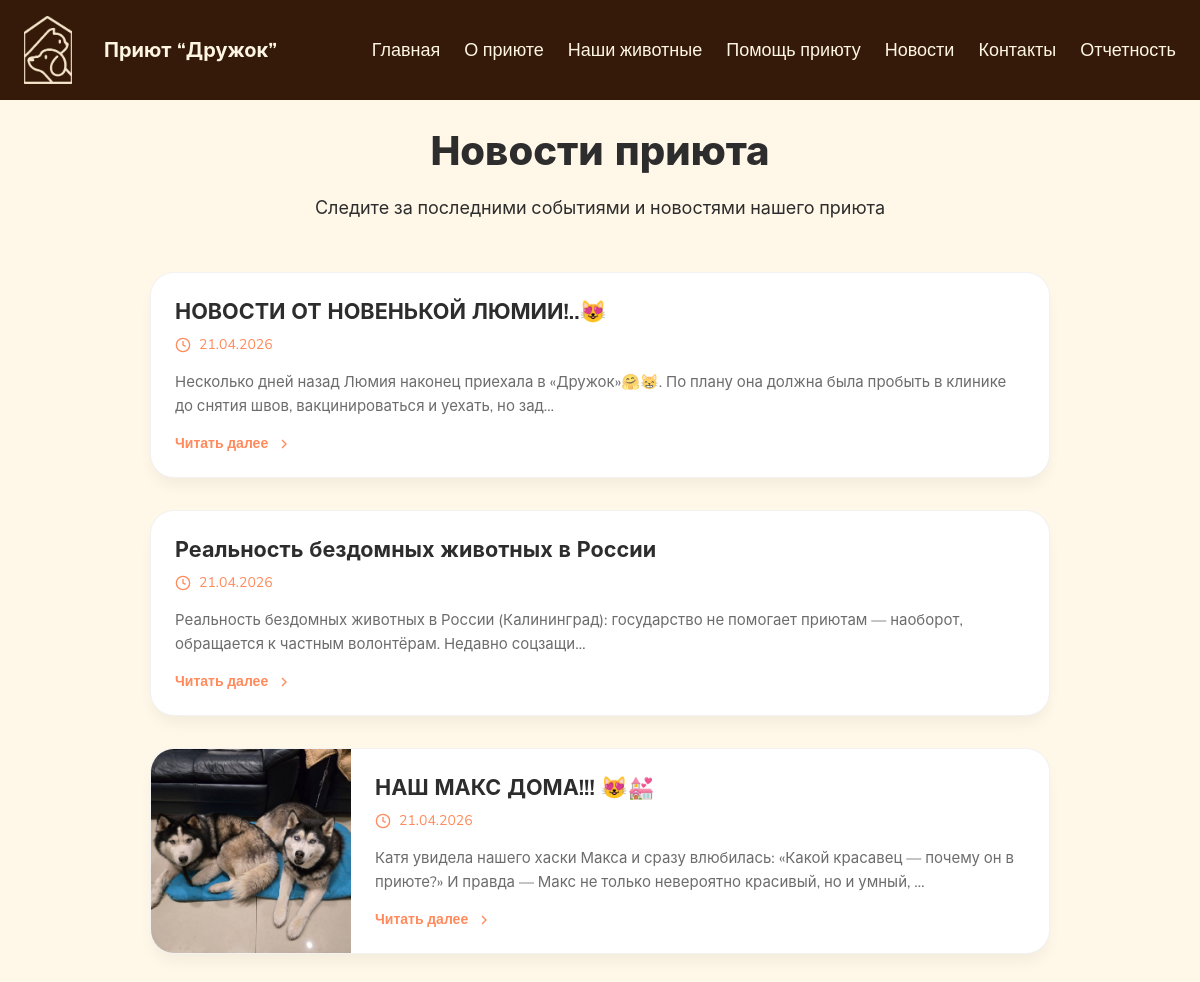
Page /news/ on the committed database.
### main/models.py (models this page shows, shortened)
class News(models.Model):
    title = models.CharField('Заголовок', max_length=200)
    text = models.TextField('Текст новости')
    date = models.DateTimeField('Дата публикации', auto_now_add=True)
    image = models.CharField('Фото', max_length=500, blank=True, null=True)
    is_published = models.BooleanField('Опубликовано', default=True)
    class Meta:
        verbose_name = 'Новость'
        verbose_name_plural = 'Новости'
        ordering = ['-date']  # Сначала новые

### main/views.py (the view)
# urls.py: path('news/', views.news_page),
def news_page(request):
    news_list = News.objects.filter(is_published=True).order_by('-date')
    return render(request, "main/news.html", {'news_list': news_list})

### main/templates/main/news.html (shortened to what this page needs)
{% load static %}
<!DOCTYPE html>
<html lang="ru">
<head>
    <link rel="stylesheet" href="{% static 'main/css/main.css' %}">
</head>
<body>
    <div class="menu">
        <div class="menu-container">
            <div class="menu_logo"></div>
            <span class="nazvanie">Приют “Дружок”</span>
            <div class="menu-buttons">
                <button class="menu_glav" onclick="window.location.href='/'">Главная</button>
                <button class="menu_history" onclick="window.location.href='/#about'">О приюте</button>
                <button class="menu_animals" onclick="window.location.href='/animals/'">Наши животные</button>
                <button class="menu_help" onclick="window.location.href='/#help'">Помощь приюту</button>
                <button class="menu_news" onclick="window.location.href='/news/'">Новости</button>
                <button class="menu_contact" onclick="window.location.href='/#contact'">Контакты</button>
                <button class="menu_document">Отчетность</button>
            </div>
        </div>
    </div>
    <section class="news-page">
        <div class="container">
            <h1 class="page-title">Новости приюта</h1>
            <p class="page-subtitle">
                Следите за последними событиями и новостями нашего приюта
            </p>
            <div class="news-grid">
                {% for news in news_list %}
                <div class="news-card {% if not news.image %}no-image{% endif %}" onclick="openNewsModal({{ news.id }})">
                    {% if news.image %}
                    <div class="news-image">
                        <img src="{% static 'main/images/' %}{{ news.image }}" alt="{{ news.title }}">
                    </div>
                    {% endif %}
                    <div class="news-info">
                        <h3 class="news-title">{{ news.title }}</h3>
                        <div class="news-date">
                            <svg viewBox="0 0 24 24" fill="none" stroke="currentColor" stroke-width="2">
                                <circle cx="12" cy="12" r="10"/>
                                <polyline points="12 6 12 12 16 14"/>
                            </svg>
                            {{ news.date|date:"d.m.Y" }}
                        </div>
                        <p class="news-preview">{{ news.text|truncatechars:150 }}</p>
                        <button class="btn-read-more" onclick="event.stopPropagation(); openNewsModal({{ news.id }})">
                            Читать далее
                            <svg viewBox="0 0 24 24" fill="none" stroke="currentColor" stroke-width="2">
                                <polyline points="9 18 15 12 9 6"/>
                            </svg>
                        </button>
                    </div>
                </div>
                {% empty %}
                <div class="no-news">
                    <p>Пока нет новостей. Следите за обновлениями!</p>
                </div>
                {% endfor %}
            </div>
        </div>
    </section>
</body>
</html>

### main/static/main/css/main.css (style rules this page uses)
* { margin: 0; padding: 0; box-sizing: border-box; }
body { font-size: 14px; font-family: 'Nunito Sans', -apple-system, BlinkMacSystemFont, 'Segoe UI', Roboto, sans-serif; background: #FFF7E8; }
.menu { position: fixed; top: 0; left: 0; width: 100%; z-index: 1000; background: #361a09; }
.menu-container { max-width: 80rem; margin: 0 auto; padding: 1rem 1.5rem; display: flex; align-items: center; justify-content: space-between; gap: 2rem; }
.menu_logo { width: 48px; height: 68px; background: url("../images/v1019_478.png") center/cover no-repeat; flex-shrink: 0; }
.nazvanie { color: #FEF6E3; font-weight: 700; font-size: 20px; flex-shrink: 0; }
.menu-buttons { display: flex; gap: 1.5rem; flex-wrap: wrap; justify-content: flex-end; flex: 1; }
.menu button { background: transparent; border: none; color: #FEF6E3; font-family: 'Nunito Sans', sans-serif; font-weight: 400; font-size: 18px; cursor: pointer; transition: color 0.2s ease; white-space: nowrap; }
.container { max-width: 80rem; margin: 0 auto; padding: 0 1.5rem; position: relative; z-index: 10; }
h1 { font-size: 40px; font-weight: 800; color: #2D2D2D; line-height: 1.2; }
.container { max-width: 80rem; margin: 0 auto; padding: 0 1rem; }
button { cursor: pointer; }

### main/templates/main/news.html (style rules this page uses)
.news-page { padding: 8rem 0 5rem; background: #FFF7E8; min-height: 100vh; }
.page-title { text-align: center; font-size: 40px; font-weight: 800; color: #2D2D2D; margin-bottom: 1rem; }
.page-subtitle { max-width: 1200px; margin: 0 auto 3rem auto; font-size: 1.125rem; line-height: 1.8; color: #2D2D2D; text-align: center; font-weight: 400; }
.news-grid { max-width: 900px; margin: 0 auto; display: flex; flex-direction: column; gap: 2rem; }
.news-card { background: white; border-radius: 1.5rem; overflow: hidden; transition: all 0.3s ease; box-shadow: 0 10px 15px -3px rgba(0, 0, 0, 0.05); border: 1px solid rgba(0, 0, 0, 0.05); cursor: pointer; display: flex; gap: 1.5rem; }
.news-image { width: 200px; flex-shrink: 0; overflow: hidden; }
.news-image img { width: 100%; height: 100%; object-fit: cover; transition: transform 0.3s ease; }
.news-card.no-image .news-info { padding-left: 1.5rem; }
.news-info { padding: 1.5rem 1.5rem 1.5rem 0; flex: 1; }
.news-title { font-size: 1.35rem; font-weight: 700; color: #2D2D2D; margin-bottom: 0.5rem; }
.news-date { display: flex; align-items: center; gap: 0.5rem; font-size: 0.875rem; color: #FF8A5C; margin-bottom: 1rem; }
.news-date svg { width: 16px; height: 16px; stroke: #FF8A5C; }
.news-preview { font-size: 0.9375rem; line-height: 1.6; color: rgba(45, 45, 45, 0.7); margin-bottom: 1rem; display: -webkit-box; -webkit-line-clamp: 3; -webkit-box-orient: vertical; overflow: hidden; }
.btn-read-more { background: transparent; border: none; color: #FF8A5C; font-weight: 600; font-size: 0.875rem; cursor: pointer; display: flex; align-items: center; gap: 0.5rem; padding: 0; transition: gap 0.3s ease; font-family: 'Nunito Sans', sans-serif; }
.btn-read-more svg { width: 16px; height: 16px; stroke: #FF8A5C; }

### rows in the picture
News: title "НОВОСТИ ОТ НОВЕНЬКОЙ ЛЮМИИ!..😻", date "21.04.2026", text "Несколько дней назад Люмия наконец приехала в «Дружок»🤗😸. По плану она должна была пробыть в клинике до снятия швов, вакцинироваться и уехать, но зад…"
News: title "Реальность бездомных животных в России", date "21.04.2026", text "Реальность бездомных животных в России (Калининград): государство не помогает приютам — наоборот, обращается к частным волонтёрам. Недавно соцзащи…"
News: image (picture), title "НАШ МАКС ДОМА!!! 😻💒", date "21.04.2026", text "Катя увидела нашего хаски Макса и сразу влюбилась: «Какой красавец — почему он в приюте?» И правда — Макс не только невероятно красивый, но и умный, …"
